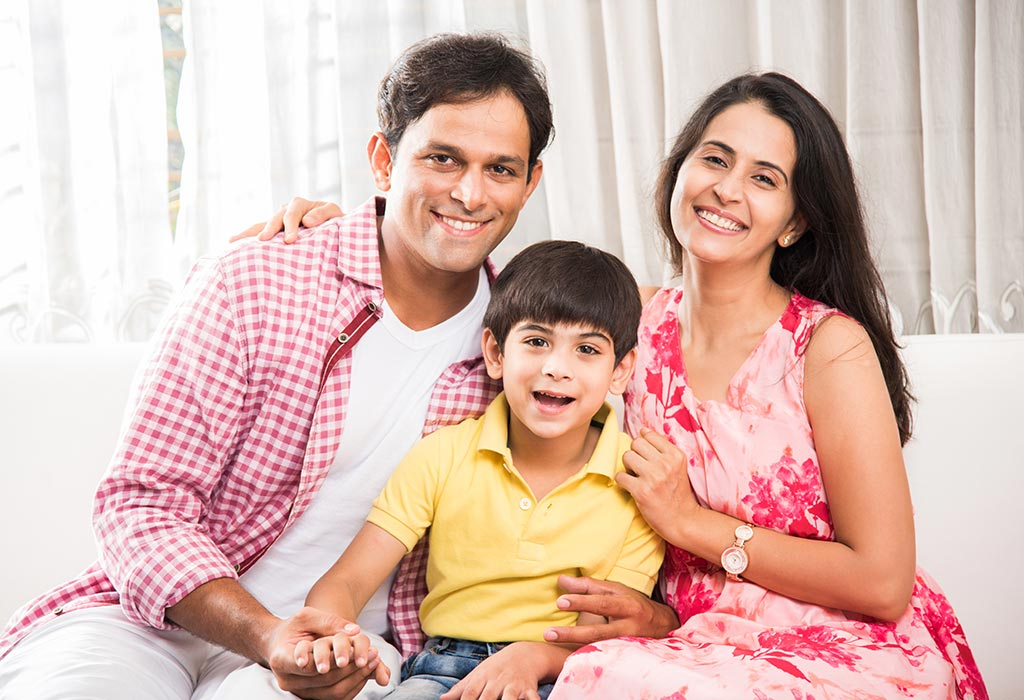
#> input picture Python presentation/test.JPG, 1024 x 700 px, found by its file name
$ python detect_face.py
#> lines starting #> are read from the running program, lines starting #| are printed output that depends on the picture; after the words box and inside, x2 and y2 are one past the last pixel; in counts of white or black regions, pixels touching at a corner belong together
import cv2

# Load the cascade
face_cascade = cv2.CascadeClassifier('haarcascade_frontalface_default.xml')     # Loading classifier

# Read the input image
img = cv2.imread('test.jpg')
#> img is the input picture: shape (700, 1024, 3); mean B, G, R 178, 186.9, 219

# Convert into grayscale
gray = cv2.cvtColor(img, cv2.COLOR_BGR2GRAY)    # CV2 processes image in BGR and not in traditional RGB approach
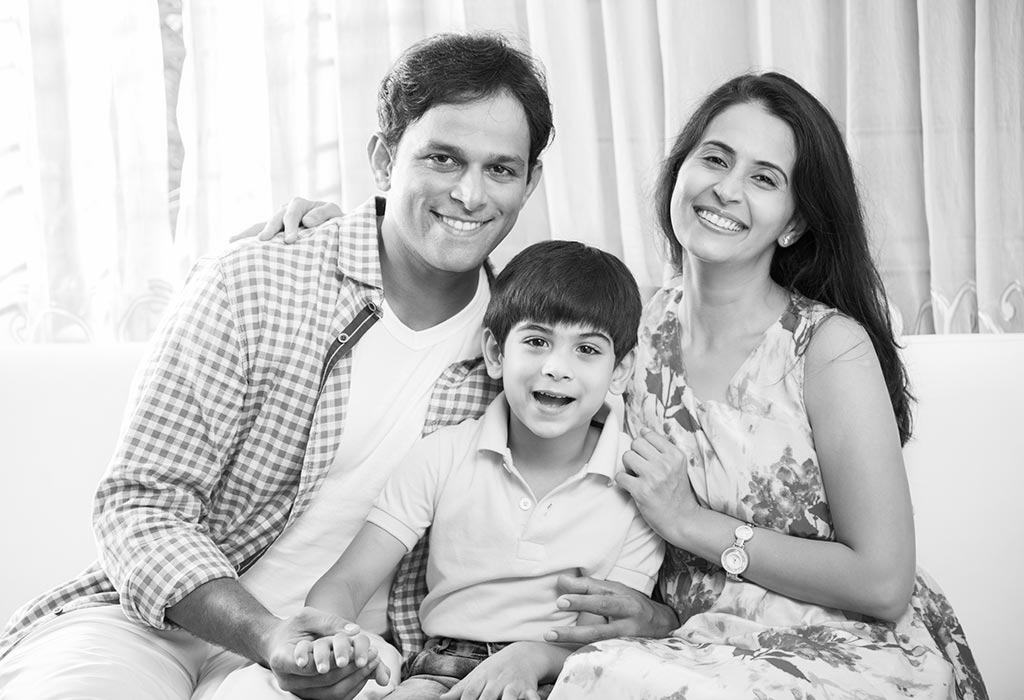
#> gray: shape (700, 1024); min 0, max 255, mean 195.5

# Detect faces
faces = face_cascade.detectMultiScale(gray, 1.1, 4) # (Image itself, Sacle factor, minNeighbours)
#> faces = [[388, 100, 164, 164], [486, 289, 147, 147], [657, 105, 158, 158]]

# Draw rectangle around the faces
for (x, y, w, h) in faces:  # (Coordinate x, coordinate y, rect width, rect height)
    cv2.rectangle(img, (x, y), (x+w, y+h), (0, 255, 0), 2)  # Drawing rectangle ((Blue, Green, Red) Thickness)
#> this loop made 3 passes
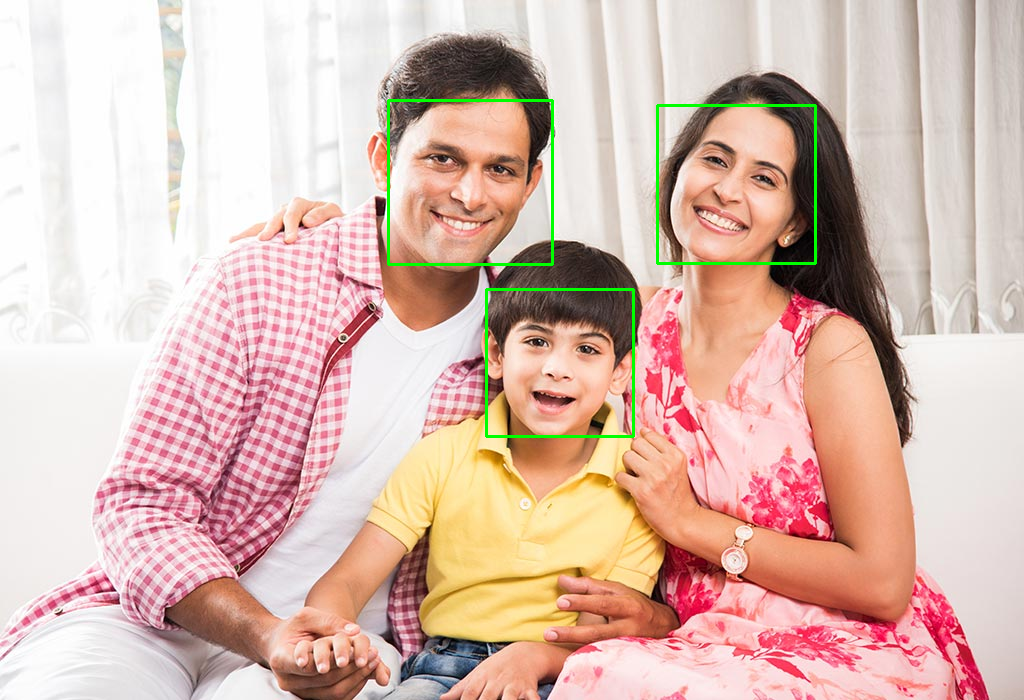
#> img: shape (700, 1024, 3); 0.78% of pixels changed, all inside (x1, y1, x2, y2) = (387, 99, 817, 438)

# Display the output
cv2.imshow('img', img)
cv2.waitKey()   # Wait for a keypress to close the image
